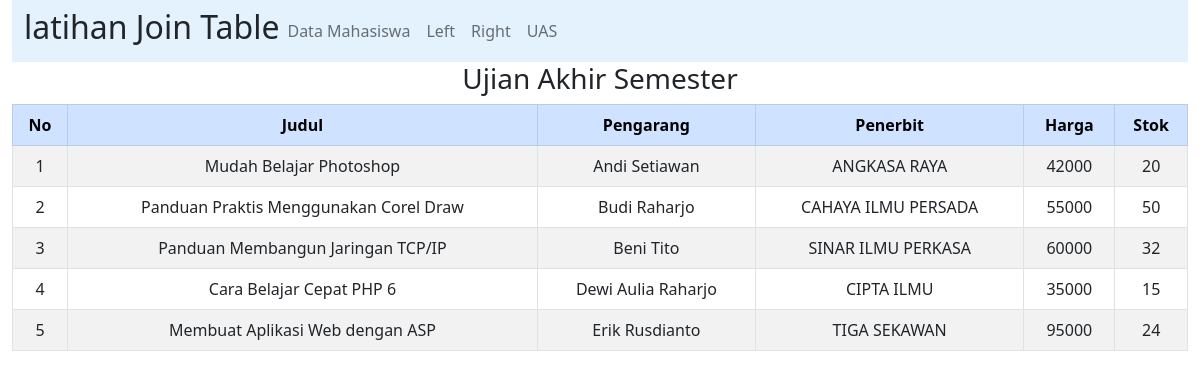
/uas.php, run on the app's committed database.
### tables this page shows
CREATE TABLE `buku` (
  `buku_isbn` char(13) NOT NULL,
  `buku_judul` varchar(75) DEFAULT NULL,
  `penerbit_id` char(4) DEFAULT NULL,
  `buku_tglterbit` date DEFAULT NULL,
  `buku_jmlhalaman` int(11) DEFAULT NULL,
  `buku_harga` decimal(10,0) DEFAULT NULL,
  `pengarang_id` char(3) NOT NULL,
  `kategori_id` int(11) NOT NULL,
  `stok` varchar(50) NOT NULL
);

CREATE TABLE `pengarang` (
  `pengarang_id` char(3) NOT NULL,
  `pengarang_nama` varchar(50) DEFAULT NULL
);

CREATE TABLE `penerbit` (
  `penerbit_id` char(4) NOT NULL,
  `penerbit_nama` varchar(50) DEFAULT NULL
);

### koneksi.php (called while the page is built)
<?php
$dbHost = "localhost";
$dbUsername = 'root';
$dbPassword = '';
$dbName = 'db_buku';
$conn = mysqli_connect($dbHost, $dbUsername, $dbPassword, $dbName) or die('Koneksi Gagal');
function query($query)
{
  global $conn;
  $result = mysqli_query($conn, $query);
  $rows = [];
  while ($row = mysqli_fetch_assoc($result)) {
    $rows[] = $row;
  }
  return $rows;
}

### uas.php (the view, shortened to what this page needs)
<?php
require 'koneksi.php';
$sql = query("SELECT * FROM buku AS
A INNER JOIN pengarang AS B
INNER JOIN penerbit AS C ON
A.pengarang_id=B.pengarang_id AND
A.penerbit_id=C.penerbit_id ORDER
BY buku_isbn ASC ");
?>
<!DOCTYPE html>
<html lang="en">
<head>
  <link href="https://cdn.jsdelivr.net/npm/bootstrap@5.0.2/dist/css/bootstrap.min.css" rel="stylesheet"
>
</head>
<body>
  <div class="container-fluid">
    <?php require('nav.php'); ?>
    <div class="text-center">
      <h3>Ujian Akhir Semester</h3>
    </div>
    <table class="table table-bordered table-striped table-hover">
      <thead>
        <tr class="table-primary">
          <th class="text-center">No</th>
          <th class="text-center">Judul</th>
          <th class="text-center">Pengarang</th>
          <th class="text-center">Penerbit</th>
          <th class="text-center">Harga</th>
          <th class="text-center">Stok</th>
        </tr>
      </thead>
      <?php $nomor = 1;  ?>
      <?php foreach ($sql as $data) : ?>
      <tr>
        <td class="text-center"><?= $nomor; ?></td>
        <td class="text-center"><?= $data['buku_judul']; ?></td>
        <td class="text-center"><?= $data['pengarang_nama']; ?></td>
        <td class="text-center"><?= $data['penerbit_nama']; ?></td>
        <td class="text-center"><?= $data['buku_harga']; ?></td>
        <td class="text-center"><?= $data['stok']; ?></td>
      </tr>
      <?php $nomor++; ?>
      <?php endforeach; ?>
    </table>
  </div>
</body>
</html>

### data on the page
buku: buku_judul "Mudah Belajar Photoshop", pengarang.pengarang_nama "Andi Setiawan", penerbit.penerbit_nama "ANGKASA RAYA", buku_harga "42000", stok "20"
buku: buku_judul "Panduan Praktis Menggunakan Corel Draw", pengarang.pengarang_nama "Budi Raharjo", penerbit.penerbit_nama "CAHAYA ILMU PERSADA", buku_harga "55000", stok "50"
buku: buku_judul "Panduan Membangun Jaringan TCP/IP", pengarang.pengarang_nama "Beni Tito", penerbit.penerbit_nama "SINAR ILMU PERKASA", buku_harga "60000", stok "32"
buku: buku_judul "Cara Belajar Cepat PHP 6", pengarang.pengarang_nama "Dewi Aulia Raharjo", penerbit.penerbit_nama "CIPTA ILMU", buku_harga "35000", stok "15"
buku: buku_judul "Membuat Aplikasi Web dengan ASP", pengarang.pengarang_nama "Erik Rusdianto", penerbit.penerbit_nama "TIGA SEKAWAN", buku_harga "95000", stok "24"
